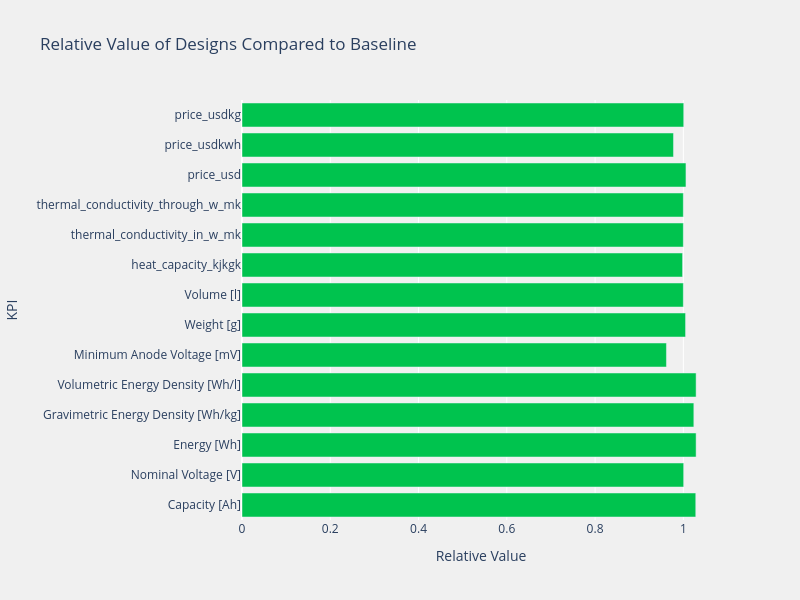

The notebook cell this image was saved under:
### Markdown cell above
We can now compare the results of our virtual cell design with the baseline cell.

### Code cell
single_output.compare_designs()

### Figure 1 — Plotly figure (JSON) as saved in the notebook; plotly's stock layout.template omitted (floating-point values rounded to 4 significant figures)
{"data": [{"marker": {"color": "#00c34e"}, "name": "Lower NP", "orientation": "h", "type": "bar", "x": [1.028, 1.001, 1.029, 1.024, 1.029, 0.9617, 1.005, 1.0, 0.9982, 1.0, 1.0, 1.006, 0.9777, 1.001], "y": ["Capacity [Ah]", "Nominal Voltage [V]", "Energy [Wh]", "Gravimetric Energy Density [Wh/kg]", "Volumetric Energy Density [Wh/l]", "Minimum Anode Voltage [mV]", "Weight [g]", "Volume [l]", "heat_capacity_kjkgk", "thermal_conductivity_in_w_mk", "thermal_conductivity_through_w_mk", "price_usd", "price_usdkwh", "price_usdkg"]}], "layout": {"barmode": "group", "height": 600, "legend": {"title": {"text": "Design"}}, "paper_bgcolor": "rgba(240, 240, 240, 1)", "plot_bgcolor": "rgba(240, 240, 240, 1)", "title": {"text": "Relative Value of Designs Compared to Baseline"}, "width": 800, "xaxis": {"title": {"text": "Relative Value"}}, "yaxis": {"title": {"text": "KPI"}}}}
